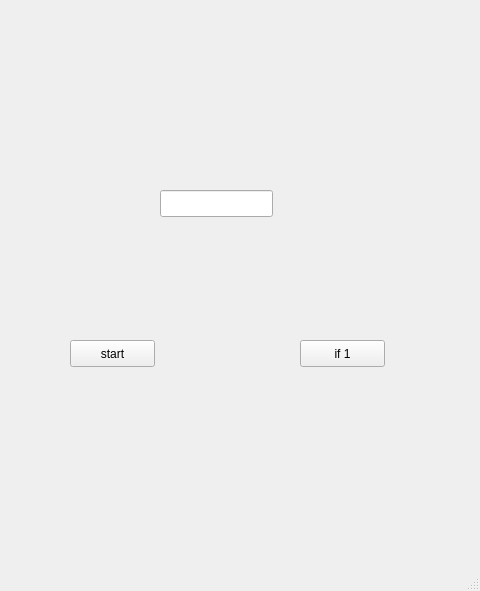
<?xml version="1.0" encoding="UTF-8"?>
<ui version="4.0">
 <class>MainWindow</class>
 <widget class="QMainWindow" name="MainWindow">
  <property name="geometry">
   <rect>
    <x>0</x>
    <y>0</y>
    <width>480</width>
    <height>591</height>
   </rect>
  </property>
  <property name="windowTitle">
   <string>MainWindow</string>
  </property>
  <widget class="QWidget" name="centralwidget">
   <widget class="QPushButton" name="pushButton">
    <property name="geometry">
     <rect>
      <x>300</x>
      <y>340</y>
      <width>85</width>
      <height>27</height>
     </rect>
    </property>
    <property name="text">
     <string>if 1</string>
    </property>
   </widget>
   <widget class="QPushButton" name="pushButton_3">
    <property name="geometry">
     <rect>
      <x>70</x>
      <y>340</y>
      <width>85</width>
      <height>27</height>
     </rect>
    </property>
    <property name="text">
     <string>start</string>
    </property>
   </widget>
   <widget class="QLineEdit" name="lineEdit">
    <property name="geometry">
     <rect>
      <x>160</x>
      <y>190</y>
      <width>113</width>
      <height>27</height>
     </rect>
    </property>
   </widget>
  </widget>
  <widget class="QMenuBar" name="menubar">
   <property name="geometry">
    <rect>
     <x>0</x>
     <y>0</y>
     <width>480</width>
     <height>27</height>
    </rect>
   </property>
  </widget>
  <widget class="QStatusBar" name="statusbar"/>
 </widget>
 <resources/>
 <connections/>
</ui>
